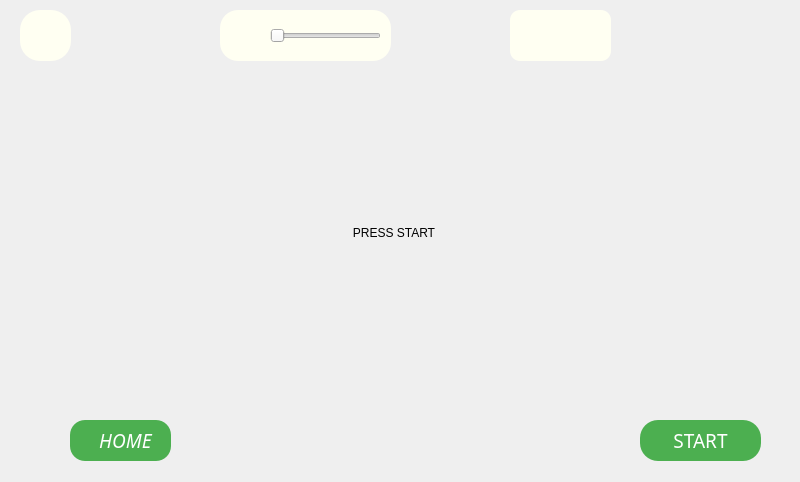
<?xml version="1.0" encoding="UTF-8"?>
<ui version="4.0">
 <class>MainWindow</class>
 <widget class="QMainWindow" name="MainWindow">
  <property name="geometry">
   <rect>
    <x>0</x>
    <y>0</y>
    <width>800</width>
    <height>482</height>
   </rect>
  </property>
  <property name="windowTitle">
   <string>MainWindow</string>
  </property>
  <widget class="QWidget" name="centralwidget">
   <widget class="QPushButton" name="HomeButton">
    <property name="geometry">
     <rect>
      <x>70</x>
      <y>420</y>
      <width>91</width>
      <height>41</height>
     </rect>
    </property>
    <property name="font">
     <font>
      <family>Monotype Corsiva</family>
      <pointsize>14</pointsize>
      <italic>true</italic>
     </font>
    </property>
    <property name="styleSheet">
     <string notr="true">/*  background-color: #4CAF50;*/
  border: none;
  color: white;
  padding: 5px;
  border-radius: 25px;

</string>
    </property>
    <property name="text">
     <string>    HOME</string>
    </property>
    <property name="flat">
     <bool>false</bool>
    </property>
   </widget>
   <widget class="QPushButton" name="NextButton">
    <property name="geometry">
     <rect>
      <x>640</x>
      <y>420</y>
      <width>121</width>
      <height>41</height>
     </rect>
    </property>
    <property name="font">
     <font>
      <family>Monotype Corsiva</family>
      <pointsize>14</pointsize>
      <underline>false</underline>
      <strikeout>false</strikeout>
     </font>
    </property>
    <property name="styleSheet">
     <string notr="true">  background-color: #4CAF50;
  border: none;
  color: white;
  padding: 5px;
  border-radius: 18px;

</string>
    </property>
    <property name="text">
     <string>START</string>
    </property>
    <property name="flat">
     <bool>false</bool>
    </property>
   </widget>
   <widget class="QLabel" name="homeIcon">
    <property name="geometry">
     <rect>
      <x>70</x>
      <y>420</y>
      <width>101</width>
      <height>41</height>
     </rect>
    </property>
    <property name="styleSheet">
     <string notr="true">  background-color: #4CAF50;
border-radius:15px;</string>
    </property>
    <property name="text">
     <string/>
    </property>
   </widget>
   <widget class="QPushButton" name="paleteButton">
    <property name="geometry">
     <rect>
      <x>510</x>
      <y>10</y>
      <width>101</width>
      <height>51</height>
     </rect>
    </property>
    <property name="styleSheet">
     <string notr="true">background-color: rgb(255, 255, 242);
border-radius: 10px;</string>
    </property>
    <property name="text">
     <string/>
    </property>
   </widget>
   <widget class="QPushButton" name="logoutButton">
    <property name="geometry">
     <rect>
      <x>20</x>
      <y>10</y>
      <width>51</width>
      <height>51</height>
     </rect>
    </property>
    <property name="styleSheet">
     <string notr="true">background-color: rgb(255, 255, 242);
border-radius: 20px;</string>
    </property>
    <property name="text">
     <string/>
    </property>
   </widget>
   <widget class="QPushButton" name="pencilButton">
    <property name="geometry">
     <rect>
      <x>220</x>
      <y>10</y>
      <width>171</width>
      <height>51</height>
     </rect>
    </property>
    <property name="styleSheet">
     <string notr="true">background-color: rgb(255, 255, 242);
border-radius: 18px;</string>
    </property>
    <property name="text">
     <string/>
    </property>
   </widget>
   <widget class="QLabel" name="BrushImg">
    <property name="geometry">
     <rect>
      <x>226</x>
      <y>10</y>
      <width>51</width>
      <height>51</height>
     </rect>
    </property>
    <property name="text">
     <string/>
    </property>
   </widget>
   <widget class="QSlider" name="horizontalSlider">
    <property name="geometry">
     <rect>
      <x>270</x>
      <y>20</y>
      <width>111</width>
      <height>31</height>
     </rect>
    </property>
    <property name="orientation">
     <enum>Qt::Horizontal</enum>
    </property>
   </widget>
   <widget class="QLabel" name="label">
    <property name="geometry">
     <rect>
      <x>0</x>
      <y>62</y>
      <width>791</width>
      <height>341</height>
     </rect>
    </property>
    <property name="text">
     <string>PRESS START </string>
    </property>
    <property name="alignment">
     <set>Qt::AlignCenter</set>
    </property>
   </widget>
   <zorder>homeIcon</zorder>
   <zorder>paleteButton</zorder>
   <zorder>HomeButton</zorder>
   <zorder>NextButton</zorder>
   <zorder>logoutButton</zorder>
   <zorder>pencilButton</zorder>
   <zorder>BrushImg</zorder>
   <zorder>horizontalSlider</zorder>
   <zorder>label</zorder>
  </widget>
 </widget>
 <resources/>
 <connections/>
</ui>
